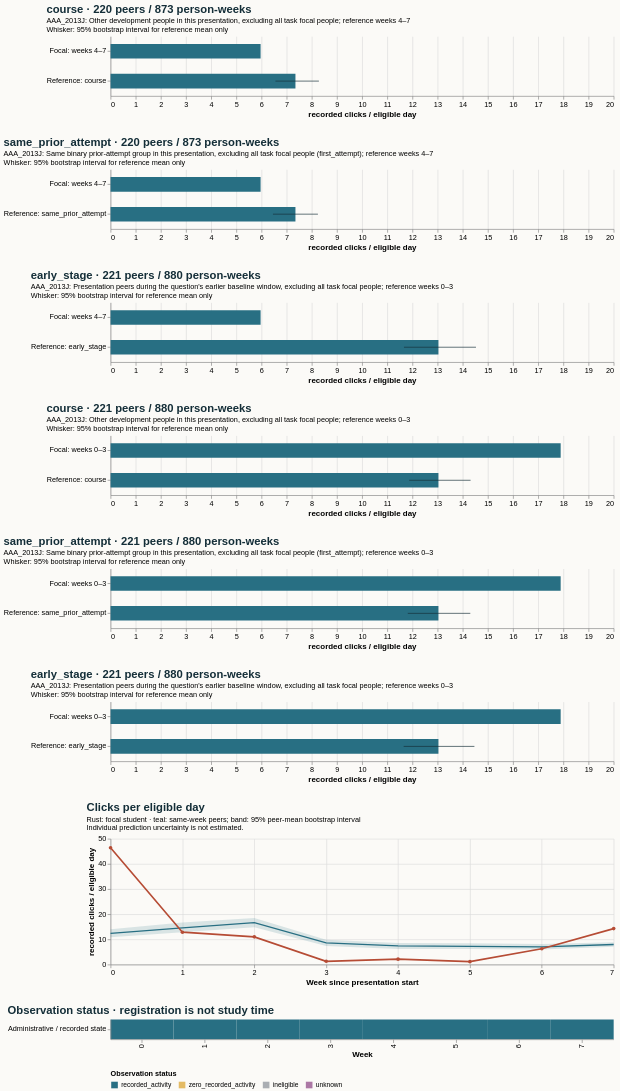

Specify this chart in Vega-Lite:
### Vega-Lite specification from a JSON file in a GitHub repository (floating-point values rounded to 4 significant figures)
{"$schema": "https://vega.github.io/schema/vega-lite/v5.20.1.json", "config": {"axis": {"labelFontSize": 11, "titleFontSize": 12}, "background": "#fbfaf7", "font": "sans-serif", "title": {"anchor": "start", "color": "#142e38", "fontSize": 17, "subtitleFontSize": 11}, "view": {"continuousHeight": 300, "continuousWidth": 300, "stroke": null}}, "datasets": {"data-331fea1c2d29dfa0412edff4bcbf3193": [{"eligible_days": 7.0, "end_day": 6, "logging_completeness": "unknown", "observation_status": "recorded_activity", "row": "Administrative / recorded state", "score_status": "withheld_release_time_unknown", "start_day": 0, "value": 46.43, "week": 0}, {"eligible_days": 7.0, "end_day": 13, "logging_completeness": "unknown", "observation_status": "recorded_activity", "row": "Administrative / recorded state", "score_status": "withheld_release_time_unknown", "start_day": 7, "value": 12.86, "week": 1}, {"eligible_days": 7.0, "end_day": 20, "logging_completeness": "unknown", "observation_status": "recorded_activity", "row": "Administrative / recorded state", "score_status": "withheld_release_time_unknown", "start_day": 14, "value": 11.0, "week": 2}, {"eligible_days": 7.0, "end_day": 27, "logging_completeness": "unknown", "observation_status": "recorded_activity", "row": "Administrative / recorded state", "score_status": "withheld_release_time_unknown", "start_day": 21, "value": 1.286, "week": 3}, {"eligible_days": 7.0, "end_day": 34, "logging_completeness": "unknown", "observation_status": "recorded_activity", "row": "Administrative / recorded state", "score_status": "withheld_release_time_unknown", "start_day": 28, "value": 2.143, "week": 4}, {"eligible_days": 7.0, "end_day": 41, "logging_completeness": "unknown", "observation_status": "recorded_activity", "row": "Administrative / recorded state", "score_status": "withheld_release_time_unknown", "start_day": 35, "value": 1.143, "week": 5}, {"eligible_days": 7.0, "end_day": 48, "logging_completeness": "unknown", "observation_status": "recorded_activity", "row": "Administrative / recorded state", "score_status": "withheld_release_time_unknown", "start_day": 42, "value": 6.286, "week": 6}, {"eligible_days": 7.0, "end_day": 55, "logging_completeness": "unknown", "observation_status": "recorded_activity", "row": "Administrative / recorded state", "score_status": "withheld_release_time_unknown", "start_day": 49, "value": 14.29, "week": 7}], "data-5262efdefad772992fc46fda44225017": [{"hi": null, "lo": null, "series": "Focal: weeks 4–7", "value": 5.964}, {"hi": 8.243, "lo": 6.456, "series": "Reference: same_prior_attempt", "value": 7.35}], "data-53112ed74883b81360baee173f0b3e81": [{"hi": null, "lo": null, "series": "Focal: weeks 4–7", "value": 5.964}, {"hi": 8.283, "lo": 6.555, "series": "Reference: course", "value": 7.35}], "data-6aa79e70f558717280d340ebd759d7d0": [{"hi": null, "lo": null, "series": "Focal: weeks 0–3", "value": 17.89}, {"hi": 14.31, "lo": 11.87, "series": "Reference: course", "value": 13.03}], "data-9ca9b3a45cb75c5e95d1f9d184da050c": [{"hi": null, "lo": null, "series": "Focal: weeks 4–7", "value": 5.964}, {"hi": 14.53, "lo": 11.66, "series": "Reference: early_stage", "value": 13.03}], "data-9d8816f5b7db86502b75e89c59b5e1d8": [{"end_day": 6, "focal_value": 46.43, "peer_ci_high": 13.98, "peer_ci_low": 10.87, "peer_mean": 12.4, "peer_observations": 221, "peer_people": 221, "reference": "course", "unit": "recorded clicks / eligible day", "week": 0}, {"end_day": 13, "focal_value": 12.86, "peer_ci_high": 16.75, "peer_ci_low": 12.78, "peer_mean": 14.6, "peer_observations": 221, "peer_people": 221, "reference": "course", "unit": "recorded clicks / eligible day", "week": 1}, {"end_day": 20, "focal_value": 11.0, "peer_ci_high": 18.53, "peer_ci_low": 14.83, "peer_mean": 16.65, "peer_observations": 219, "peer_people": 219, "reference": "course", "unit": "recorded clicks / eligible day", "week": 2}, {"end_day": 27, "focal_value": 1.286, "peer_ci_high": 9.862, "peer_ci_low": 7.321, "peer_mean": 8.588, "peer_observations": 219, "peer_people": 219, "reference": "course", "unit": "recorded clicks / eligible day", "week": 3}, {"end_day": 34, "focal_value": 2.143, "peer_ci_high": 8.518, "peer_ci_low": 6.213, "peer_mean": 7.428, "peer_observations": 219, "peer_people": 219, "reference": "course", "unit": "recorded clicks / eligible day", "week": 4}, {"end_day": 41, "focal_value": 1.143, "peer_ci_high": 8.498, "peer_ci_low": 6.143, "peer_mean": 7.212, "peer_observations": 218, "peer_people": 218, "reference": "course", "unit": "recorded clicks / eligible day", "week": 5}, {"end_day": 48, "focal_value": 6.286, "peer_ci_high": 8.164, "peer_ci_low": 5.928, "peer_mean": 7.002, "peer_observations": 218, "peer_people": 218, "reference": "course", "unit": "recorded clicks / eligible day", "week": 6}, {"end_day": 55, "focal_value": 14.29, "peer_ci_high": 8.899, "peer_ci_low": 7.068, "peer_mean": 7.978, "peer_observations": 218, "peer_people": 218, "reference": "course", "unit": "recorded clicks / eligible day", "week": 7}], "data-beb7f72bd4438658a74143eab768020b": [{"hi": null, "lo": null, "series": "Focal: weeks 0–3", "value": 17.89}, {"hi": 14.46, "lo": 11.65, "series": "Reference: early_stage", "value": 13.03}], "data-f57cff5c5fb23fe3d37d543f4720253f": [{"hi": null, "lo": null, "series": "Focal: weeks 0–3", "value": 17.89}, {"hi": 14.3, "lo": 11.81, "series": "Reference: same_prior_attempt", "value": 13.03}]}, "resolve": {"scale": {"color": "independent"}}, "spacing": 28, "vconcat": [{"data": {"name": "data-53112ed74883b81360baee173f0b3e81"}, "height": 90, "layer": [{"encoding": {"x": {"field": "value", "scale": {"domain": [0, 18.79], "zero": true}, "title": "recorded clicks / eligible day", "type": "quantitative"}, "y": {"field": "series", "sort": null, "title": null, "type": "nominal"}}, "mark": {"color": "#286f83", "size": 22, "type": "bar"}}, {"encoding": {"x": {"field": "lo", "type": "quantitative"}, "x2": {"field": "hi"}, "y": {"field": "series", "sort": null, "title": null, "type": "nominal"}}, "mark": {"color": "#142e38", "type": "rule"}}], "title": {"subtitle": ["AAA_2013J: Other development people in this presentation, excluding all task focal people; reference weeks 4–7", "Whisker: 95% bootstrap interval for reference mean only"], "text": "course · 220 peers / 873 person-weeks"}, "width": 760}, {"data": {"name": "data-5262efdefad772992fc46fda44225017"}, "height": 90, "layer": [{"encoding": {"x": {"field": "value", "scale": {"domain": [0, 18.79], "zero": true}, "title": "recorded clicks / eligible day", "type": "quantitative"}, "y": {"field": "series", "sort": null, "title": null, "type": "nominal"}}, "mark": {"color": "#286f83", "size": 22, "type": "bar"}}, {"encoding": {"x": {"field": "lo", "type": "quantitative"}, "x2": {"field": "hi"}, "y": {"field": "series", "sort": null, "title": null, "type": "nominal"}}, "mark": {"color": "#142e38", "type": "rule"}}], "title": {"subtitle": ["AAA_2013J: Same binary prior-attempt group in this presentation, excluding all task focal people (first_attempt); reference weeks 4–7", "Whisker: 95% bootstrap interval for reference mean only"], "text": "same_prior_attempt · 220 peers / 873 person-weeks"}, "width": 760}, {"data": {"name": "data-9ca9b3a45cb75c5e95d1f9d184da050c"}, "height": 90, "layer": [{"encoding": {"x": {"field": "value", "scale": {"domain": [0, 18.79], "zero": true}, "title": "recorded clicks / eligible day", "type": "quantitative"}, "y": {"field": "series", "sort": null, "title": null, "type": "nominal"}}, "mark": {"color": "#286f83", "size": 22, "type": "bar"}}, {"encoding": {"x": {"field": "lo", "type": "quantitative"}, "x2": {"field": "hi"}, "y": {"field": "series", "sort": null, "title": null, "type": "nominal"}}, "mark": {"color": "#142e38", "type": "rule"}}], "title": {"subtitle": ["AAA_2013J: Presentation peers during the question's earlier baseline window, excluding all task focal people; reference weeks 0–3", "Whisker: 95% bootstrap interval for reference mean only"], "text": "early_stage · 221 peers / 880 person-weeks"}, "width": 760}, {"data": {"name": "data-6aa79e70f558717280d340ebd759d7d0"}, "height": 90, "layer": [{"encoding": {"x": {"field": "value", "scale": {"domain": [0, 18.79], "zero": true}, "title": "recorded clicks / eligible day", "type": "quantitative"}, "y": {"field": "series", "sort": null, "title": null, "type": "nominal"}}, "mark": {"color": "#286f83", "size": 22, "type": "bar"}}, {"encoding": {"x": {"field": "lo", "type": "quantitative"}, "x2": {"field": "hi"}, "y": {"field": "series", "sort": null, "title": null, "type": "nominal"}}, "mark": {"color": "#142e38", "type": "rule"}}], "title": {"subtitle": ["AAA_2013J: Other development people in this presentation, excluding all task focal people; reference weeks 0–3", "Whisker: 95% bootstrap interval for reference mean only"], "text": "course · 221 peers / 880 person-weeks"}, "width": 760}, {"data": {"name": "data-f57cff5c5fb23fe3d37d543f4720253f"}, "height": 90, "layer": [{"encoding": {"x": {"field": "value", "scale": {"domain": [0, 18.79], "zero": true}, "title": "recorded clicks / eligible day", "type": "quantitative"}, "y": {"field": "series", "sort": null, "title": null, "type": "nominal"}}, "mark": {"color": "#286f83", "size": 22, "type": "bar"}}, {"encoding": {"x": {"field": "lo", "type": "quantitative"}, "x2": {"field": "hi"}, "y": {"field": "series", "sort": null, "title": null, "type": "nominal"}}, "mark": {"color": "#142e38", "type": "rule"}}], "title": {"subtitle": ["AAA_2013J: Same binary prior-attempt group in this presentation, excluding all task focal people (first_attempt); reference weeks 0–3", "Whisker: 95% bootstrap interval for reference mean only"], "text": "same_prior_attempt · 221 peers / 880 person-weeks"}, "width": 760}, {"data": {"name": "data-beb7f72bd4438658a74143eab768020b"}, "height": 90, "layer": [{"encoding": {"x": {"field": "value", "scale": {"domain": [0, 18.79], "zero": true}, "title": "recorded clicks / eligible day", "type": "quantitative"}, "y": {"field": "series", "sort": null, "title": null, "type": "nominal"}}, "mark": {"color": "#286f83", "size": 22, "type": "bar"}}, {"encoding": {"x": {"field": "lo", "type": "quantitative"}, "x2": {"field": "hi"}, "y": {"field": "series", "sort": null, "title": null, "type": "nominal"}}, "mark": {"color": "#142e38", "type": "rule"}}], "title": {"subtitle": ["AAA_2013J: Presentation peers during the question's earlier baseline window, excluding all task focal people; reference weeks 0–3", "Whisker: 95% bootstrap interval for reference mean only"], "text": "early_stage · 221 peers / 880 person-weeks"}, "width": 760}, {"data": {"name": "data-9d8816f5b7db86502b75e89c59b5e1d8"}, "height": 190, "layer": [{"encoding": {"x": {"axis": {"tickMinStep": 1}, "field": "week", "title": "Week since presentation start", "type": "quantitative"}, "y": {"field": "peer_ci_low", "scale": {"zero": true}, "title": "recorded clicks / eligible day", "type": "quantitative"}, "y2": {"field": "peer_ci_high"}}, "mark": {"color": "#286f83", "opacity": 0.16, "type": "area"}}, {"encoding": {"tooltip": [{"field": "week", "type": "quantitative"}, {"field": "peer_mean", "type": "quantitative"}, {"field": "peer_people", "type": "quantitative"}, {"field": "peer_observations", "type": "quantitative"}], "x": {"field": "week", "type": "quantitative"}, "y": {"field": "peer_mean", "type": "quantitative"}}, "mark": {"color": "#286f83", "strokeWidth": 2, "type": "line"}}, {"encoding": {"tooltip": [{"field": "week", "type": "quantitative"}, {"field": "focal_value", "type": "quantitative"}], "x": {"field": "week", "type": "quantitative"}, "y": {"field": "focal_value", "type": "quantitative"}}, "mark": {"color": "#b64c35", "point": {"color": "#b64c35"}, "strokeWidth": 2.5, "type": "line"}}], "title": {"subtitle": ["Rust: focal student · teal: same-week peers; band: 95% peer-mean bootstrap interval", "Individual prediction uncertainty is not estimated."], "text": "Clicks per eligible day"}, "width": 760}, {"data": {"name": "data-331fea1c2d29dfa0412edff4bcbf3193"}, "encoding": {"color": {"field": "observation_status", "legend": {"labelLimit": 260, "orient": "bottom"}, "scale": {"domain": ["recorded_activity", "zero_recorded_activity", "ineligible", "unknown"], "range": ["#286f83", "#e4bb64", "#aaaeb3", "#ac78a5"]}, "title": "Observation status", "type": "nominal"}, "tooltip": [{"field": "week", "type": "quantitative"}, {"field": "eligible_days", "type": "quantitative"}, {"field": "observation_status", "type": "nominal"}, {"field": "logging_completeness", "type": "nominal"}], "x": {"field": "week", "title": "Week", "type": "ordinal"}, "y": {"field": "row", "title": null, "type": "nominal"}}, "height": 30, "mark": {"type": "rect"}, "title": "Observation status · registration is not study time", "width": 760}]}
